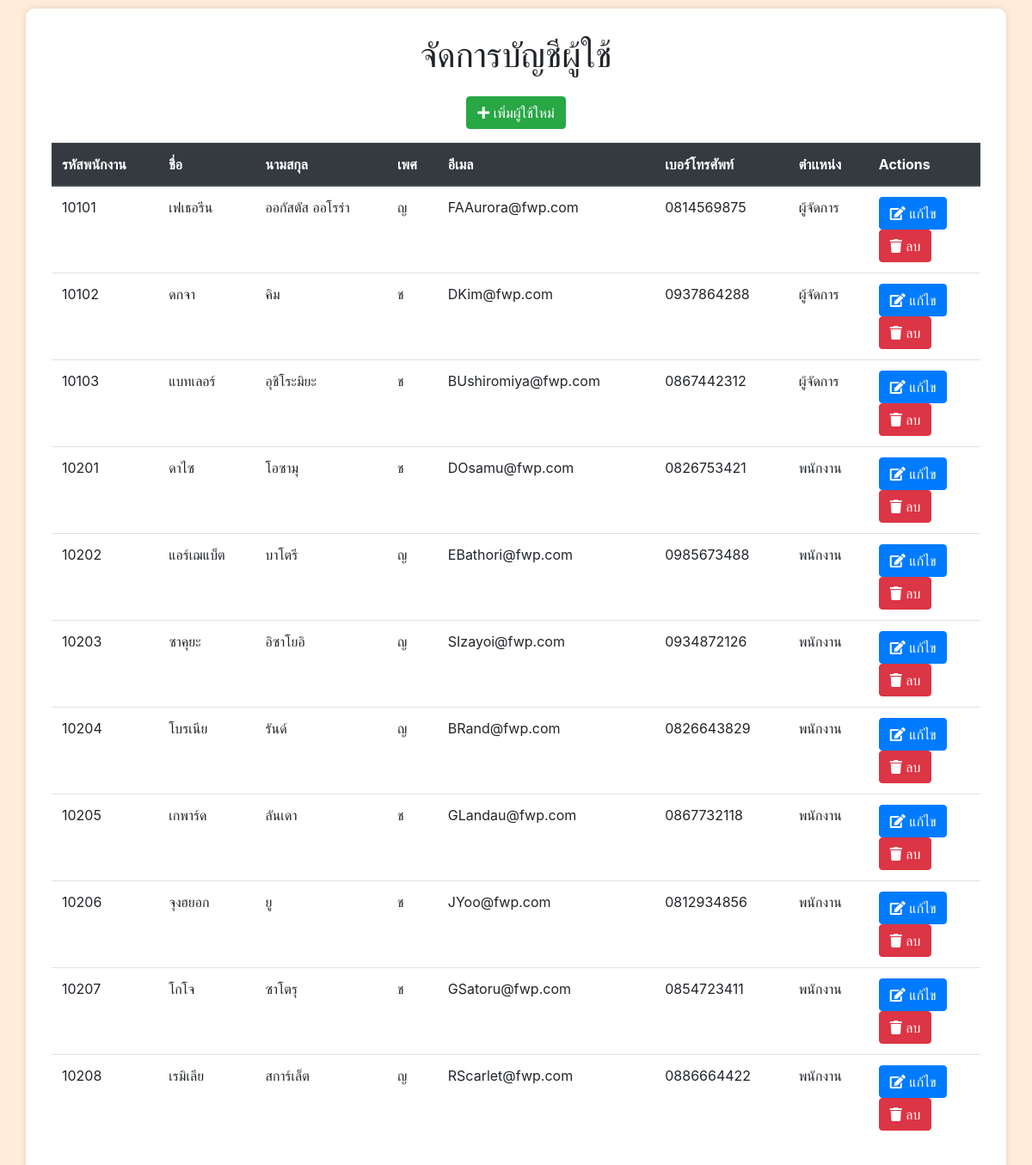
Before: /manage_Accounts.php with the older database file.
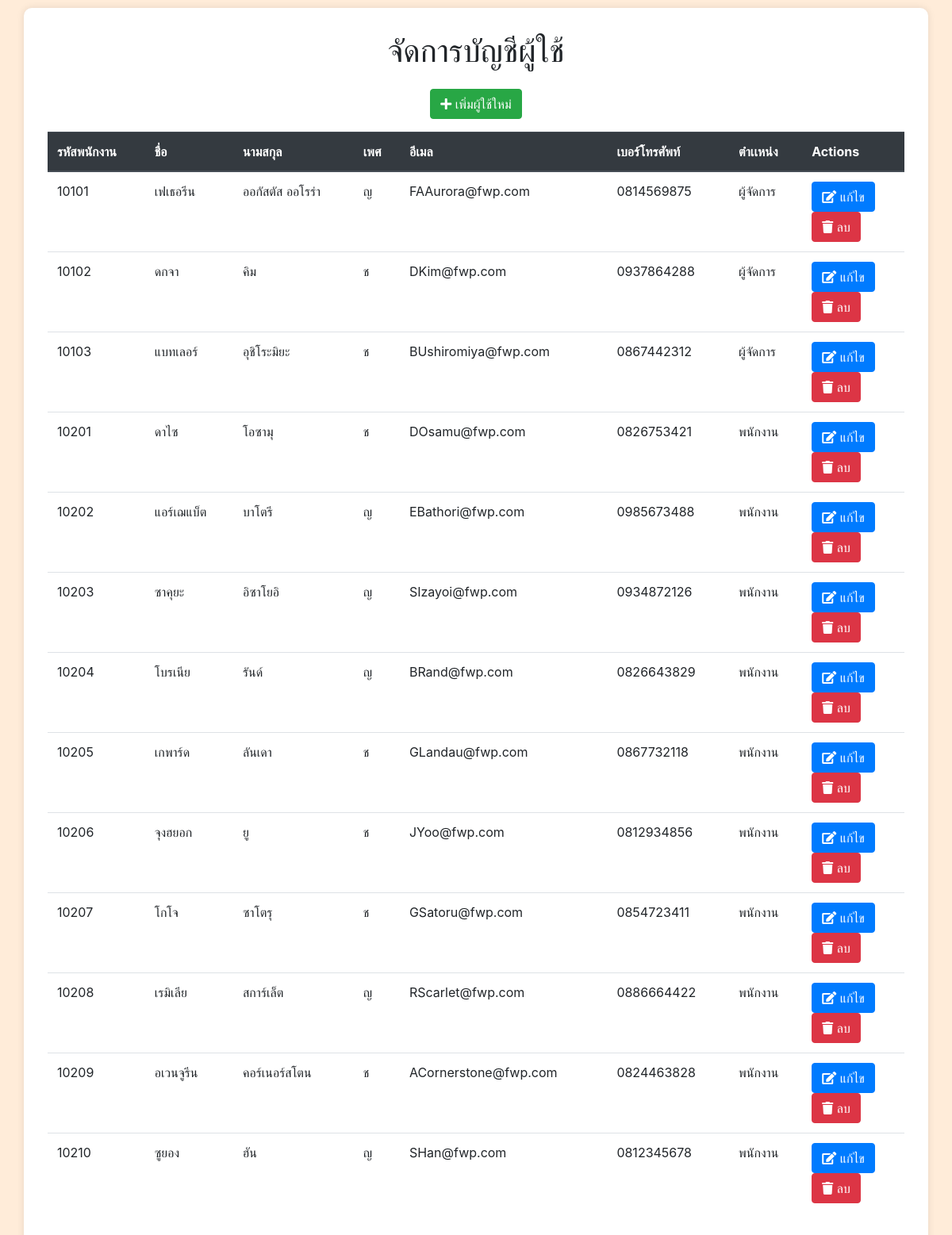
After: the same page with the newer database file.
### tables this page shows
CREATE TABLE employees (
  emp_id INTEGER PRIMARY KEY,
  first_name TEXT,
  last_name TEXT,
  sex TEXT,
  email TEXT,
  phone TEXT,
  position TEXT
);

### manage_Accounts.php (the view, shortened to what this page needs)
<?php
$db = new MyDB();
?>
<!DOCTYPE html>
<html lang="en">
<head>
    <link rel="stylesheet" href="https://maxcdn.bootstrapcdn.com/bootstrap/4.3.1/css/bootstrap.min.css">
    <link rel="stylesheet" href="https://cdnjs.cloudflare.com/ajax/libs/font-awesome/5.15.4/css/all.min.css">
</head>
<body>
    <div class="container">
        <div class="text-center">
            <h1>จัดการบัญชีผู้ใช้</h1>
        </div>
        <div class="text-center">
            <form method="post" action="add_user.php">
                <button type="submit" name="add" class="btn btn-success m-3"><i class="fas fa-plus"></i>
                    เพิ่มผู้ใช้ใหม่</button>
            </form>
        </div>
        <?php
        $sql = "SELECT * FROM employees";
        $ret = $db->query($sql);
        echo "<table class='table'>";
        echo "<thead class='thead-dark'>";
        echo "<tr>";
        echo "<th>รหัสพนักงาน</th>";
        echo "<th>ชื่อ</th>";
        echo "<th>นามสกุล</th>";
        echo "<th>เพศ</th>";
        echo "<th>อีเมล</th>";
        echo "<th>เบอร์โทรศัพท์</th>";
        echo "<th>ตำเเหน่ง</th>";
        echo "<th>Actions</th>";
        echo "</tr>";
        echo "</thead>";
        echo "<tbody>";
        while ($row = $ret->fetchArray(SQLITE3_ASSOC)) {
            echo "<tr>";
            echo "<td>" . $row["emp_id"] . "</td>";
            echo "<td>" . $row["first_name"] . "</td> ";
            echo "<td>" . $row["last_name"] . "</td>";
            echo "<td>" . $row["sex"] . "</td>";
            echo "<td>" . $row["email"] . "</td>";
            echo "<td>" . $row["phone"] . "</td>";
            echo "<td>" . $row["position"] . "</td>";
            echo "<td>";
            echo "<form method='post' action='edit_user.php'>";
            echo "<button type='submit' name='editemp' class='btn btn-primary'><i class='fas fa-edit'></i> แก้ไข</button>";
            echo "</form>";
            echo "<form method='post' action='" . htmlspecialchars($_SERVER["PHP_SELF"]) . "'>";
            echo "<button type='submit' name='delemp' class='btn btn-danger'><i class='fas fa-trash'></i> ลบ</button>";
            echo "</form>";
            echo "</td>";
            echo "</tr>";
        }
        echo "</tbody>";
        echo "</table>";
        ?>
    </div>
</body>
</html>

### manage_Accounts.php (style rules this page uses)
body { background-color: #FFECD9; padding-top: 10px; }
.container { background-color: #fff; border-radius: 10px; padding: 30px; box-shadow: 0 0 10px rgba(0, 0, 0, 0.1); }

Changed rows visible on the page:
added employees: emp_id "10209", first_name "อเวนจูรีน", last_name "คอร์เนอร์สโตน", sex "ช", email "ACornerstone@fwp.com", phone "0824463828", position "พนักงาน"
added employees: emp_id "10210", first_name "ซูยอง", last_name "ฮัน", sex "ญ", email "SHan@fwp.com", phone "0812345678", position "พนักงาน"
